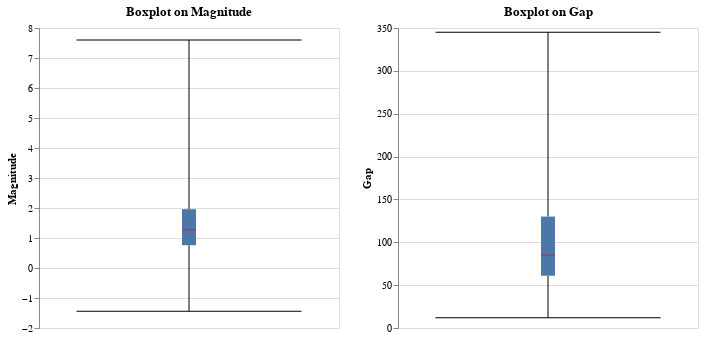

Notebook code for this chart:
### Markdown cell above
Box chart on mag

### Code cell
alt.data_transformers.enable('default', max_rows=None)
mag_box_chart = alt.Chart(cleaned_df).mark_boxplot(
    median={'color':'red'},
    extent = 5,
    ticks=True
).encode(
    alt.Y('mag:Q', title='Magnitude')
).properties(width=300, height=300, title='Boxplot on Magnitude')

gap_box_chart = alt.Chart(cleaned_df).mark_boxplot(
    median={'color':'red'},
    extent = 5,
    ticks=True
).encode(
    alt.Y('gap:Q', title='Gap')
).properties(width=300, height=300, title='Boxplot on Gap')


(mag_box_chart | gap_box_chart).resolve_scale( y = 'independent')

### Figure 1 — Vega-Lite specification as saved in the notebook (floating-point values rounded to 4 significant figures; data arrays with more than 128 entries replaced by an {"elided": "..."} marker saying what was removed)
{"config": {"view": {"continuousWidth": 300, "continuousHeight": 300}}, "hconcat": [{"mark": {"type": "boxplot", "extent": 5, "median": {"color": "red"}, "ticks": true}, "encoding": {"y": {"field": "mag", "title": "Magnitude", "type": "quantitative"}}, "height": 300, "title": "Boxplot on Magnitude", "width": 300}, {"mark": {"type": "boxplot", "extent": 5, "median": {"color": "red"}, "ticks": true}, "encoding": {"y": {"field": "gap", "title": "Gap", "type": "quantitative"}}, "height": 300, "title": "Boxplot on Gap", "width": 300}], "data": {"name": "data-287b5b306531e576a6277fd12c678648"}, "resolve": {"scale": {"y": "independent"}}, "$schema": "https://vega.github.io/schema/vega-lite/v5.20.1.json", "datasets": {"data-287b5b306531e576a6277fd12c678648": {"elided": "6281 records"}}}
